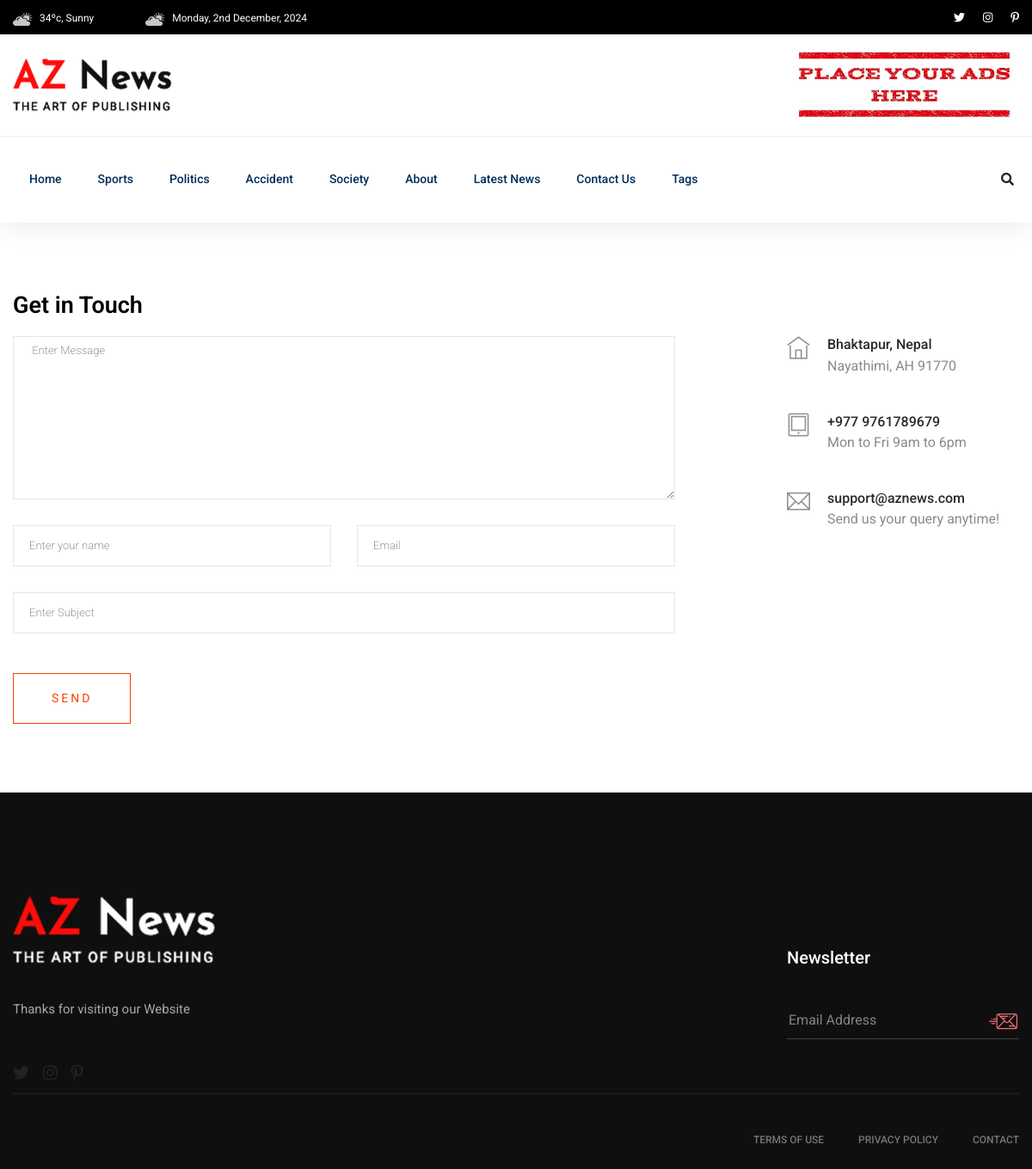
Page /contact/ on the committed database.
### newspaper/models.py (models this page shows, shortened)
class TimeStampModel(models.Model):
    created_at = models.DateTimeField(auto_now_add=True)
    updated_at = models.DateTimeField(auto_now=True)
    class Meta:
        abstract = True

class Category(TimeStampModel):
    name = models.CharField(max_length=255)

### newspaper/views.py (the view, shortened to what this page needs)
# urls.py: path('contact/',views.ContactView.as_view(),name="contact"),
class ContactView(View):
    template_name="aznews/contact.html"
    def get(self,request):
        return render(request,self.template_name)

### newspaper/navigation.py (called while the page is built)
def navigation(request):
    categories = Category.objects.all()[:4]
    tags = Tag.objects.all()[:10]
    trending_posts= Post.objects.filter(
        published_at__isnull=False, status="active"
    ).order_by("-views_count")[:5]
    return{
        "categories": categories,
        "tags": tags,
        "trending_posts": trending_posts,
    }

### templates/aznews/contact.html (shortened to what this page needs)
{% extends "aznews/base.html" %}
{% block content %}
<section class="contact-section">
    <div class="container">
        <div class="row">
            <div class="col-12">
                <h2 class="contact-title">Get in Touch</h2>
            </div>
            <div class="col-lg-8">
                <form class="form-contact contact_form" action="" method="post" id="contactForm" novalidate="novalidate">
                    <div class="row">
                        <div class="col-12">
                            <div class="form-group">
                                <textarea class="form-control w-100" name="message" id="message" cols="30" rows="9" onfocus="this.placeholder = ''" onblur="this.placeholder = 'Enter Message'" placeholder=" Enter Message"></textarea>
                            </div>
                        </div>
                        <div class="col-sm-6">
                            <div class="form-group">
                                <input class="form-control valid" name="name" id="name" type="text" onfocus="this.placeholder = ''" onblur="this.placeholder = 'Enter your name'" placeholder="Enter your name">
                            </div>
                        </div>
                        <div class="col-sm-6">
                            <div class="form-group">
                                <input class="form-control valid" name="email" id="email" type="email" onfocus="this.placeholder = ''" onblur="this.placeholder = 'Enter email address'" placeholder="Email">
                            </div>
                        </div>
                        <div class="col-12">
                            <div class="form-group">
                                <input class="form-control" name="subject" id="subject" type="text" onfocus="this.placeholder = ''" onblur="this.placeholder = 'Enter Subject'" placeholder="Enter Subject">
                            </div>
                        </div>
                    </div>
                    <div class="form-group mt-3">
                        <button type="submit" class="button button-contactForm boxed-btn">Send</button>
                    </div>
                </form>
            </div>
            <div class="col-lg-3 offset-lg-1">
                <div class="media contact-info">
                    <span class="contact-info__icon"><i class="ti-home"></i></span>
                    <div class="media-body">
                        <h3>Bhaktapur, Nepal </h3>
                        <p>Nayathimi, AH 91770</p>
                    </div>
                </div>
                <div class="media contact-info">
                    <span class="contact-info__icon"><i class="ti-tablet"></i></span>
                    <div class="media-body">
                        <h3>+977 9761789679</h3>
                        <p>Mon to Fri 9am to 6pm</p>
                    </div>
                </div>
                <div class="media contact-info">
                    <span class="contact-info__icon"><i class="ti-email"></i></span>
                    <div class="media-body">
                        <h3>support@aznews.com</h3>
                        <p>Send us your query anytime!</p>
                    </div>
                </div>
            </div>
        </div>
    </div>
</section>
{% endblock content %}

### templates/aznews/header.html (shortened to what this page needs)
{% load static %}
<header>
   <div class="header-area">
        <div class="main-header ">
            <div class="header-top black-bg d-none d-md-block">
               <div class="container">
                   <div class="col-xl-12">
                        <div class="row d-flex justify-content-between align-items-center">
                            <div class="header-info-left">
                                <ul>
                                    <li><img src="{% static 'aznews/img/icon/header_icon1.png' %}" alt="">34ºc, Sunny </li>
                                    <li><img src="{% static 'aznews/img/icon/header_icon1.png' %}" alt="">{% now "l, jS F, Y" %}</li>
                                </ul>
                            </div>
                            <div class="header-info-right">
                                <ul class="header-social">
                                    <li><a href="#"><i class="fab fa-twitter"></i></a></li>
                                    <li><a href="#"><i class="fab fa-instagram"></i></a></li>
                                    <li><a href="#"><i class="fab fa-pinterest-p"></i></a></li>
                                </ul>
                            </div>
                        </div>
                   </div>
               </div>
            </div>
            <div class="header-mid d-none d-md-block">
               <div class="container">
                    <div class="row d-flex align-items-center">
                        <div class="col-xl-3 col-lg-3 col-md-3">
                            <div class="logo">
                                <a href="/"><img src="{% static 'aznews/img/logo/logo.png' %}" alt=""></a>
                            </div>
                        </div>
                        <div class="col-xl-9 col-lg-9 col-md-9">
                            <div class="header-banner f-right ">
                                <img src="{% static 'aznews/img/hero/ad.jpg' %}" alt="" width="750px" height="100px">
                            </div>
                        </div>
                    </div>
               </div>
            </div>
           <div class="header-bottom header-sticky">
                <div class="container">
                    <div class="row align-items-center">
                        <div class="col-xl-10 col-lg-10 col-md-12 header-flex">
                            <div class="main-menu d-none d-md-block">
                                <nav>
                                    <ul id="navigation">
                                        <li><a href="/">Home</a></li>
                                        {% for category in categories %}
                                            <li><a href="{% url 'post-by-category' category.id %}">{{ category.name}}</a></li>
                                        {% endfor %}
                                        <li><a href="{% url 'about' %}">About</a></li>
                                        <li><a href="{% url 'post-list' %}">Latest News</a></li>
                                        <li><a href="{% url 'contact' %}">Contact us</a></li>
                                        <li><a href="#">Tags</a>
                                        </li>
                                    </ul>
                                </nav>
                            </div>
                        </div>
                        <div class="col-xl-2 col-lg-2 col-md-4">
                            <div class="header-right-btn f-right d-none d-lg-block">
                                <i class="fas fa-search special-tag"></i>
                            </div>
                        </div>
                        <div class="col-12">
                        </div>
                    </div>
                </div>
           </div>
        </div>
   </div>
</header>

### rows in the picture
Category: name "Sports"
Category: name "Politics"
Category: name "Accident"
Category: name "Society"
